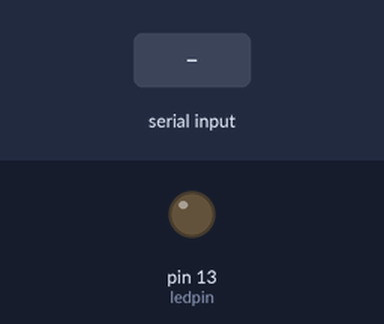
A sketch run on a simulated Arduino Uno, built with avr-gcc and run on an emulated ATmega328P. On the bench: output pins drawn as LEDs (lit = HIGH). The test bench sets the inputs (shaded band).

Above: at 1.2 s.
1.3 s: "1" received over the second serial link
At 2.5 s:
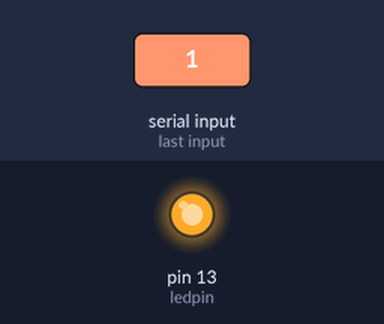
2.8 s: "0" received over the second serial link
At 4.3 s:
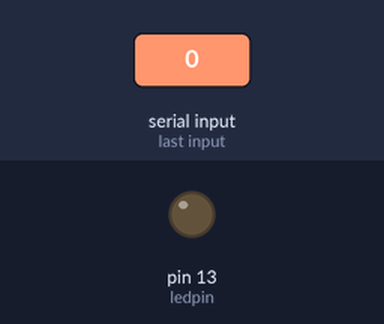
Timing chart, 0 to 5.8 s (numbered marks = the images above; inputs shaded):
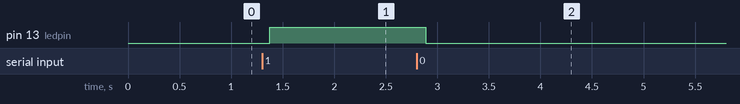

The sketch:

bluetooth_example.ino
```cpp
#include <SoftwareSerial.h> // Include SoftwareSerial library

const int ledpin = LED_BUILTIN; // set ledpin to pin 13
char BluetoothData; // variable to store data from BT module
SoftwareSerial WhaddaBT(10, 11); // RX | TX

void setup() {
  // put your setup code here, to run once:
  pinMode(ledpin, OUTPUT); // Set led pin as OUTPUT
  WhaddaBT.begin(9600); // initialize the Serial connection with the BT module at 9600 baud
  WhaddaBT.println("Bluetooth connected! Please press 0 or 1 to turn the LED off or on."); // Send a message when the BT module is connected
}

void loop() {
  // put your main code here, to run repeatedly:
  // When new data is available from the BT module:
  if(WhaddaBT.available()) {
    BluetoothData = WhaddaBT.read(); // Read incoming data
    // If incoming data is 1...
    if(BluetoothData == '1') {
      digitalWrite(ledpin, HIGH); // Turn on led
      WhaddaBT.println("LED turned ON"); // Send "LED turned ON" message to BT module
    }
    else if (BluetoothData == '0') {
      digitalWrite(ledpin, LOW); // Turn off led
      WhaddaBT.println("LED turned OFF"); // Send "LED turned OFF" message to BT module
    }
  }
  delay(100); // delay of 100 ms
}
```

Measured:
- after the input at 1.3 s, pin 13 (ledpin): LOW → HIGH after 0.07 s
- after the input at 2.8 s, pin 13 (ledpin): HIGH → LOW after 0.09 s
